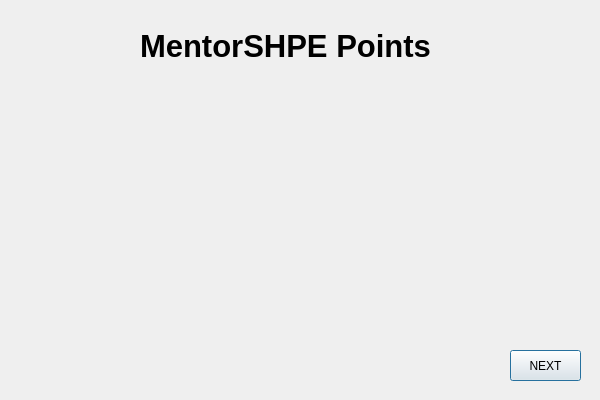
<?xml version="1.0" encoding="UTF-8"?>
<ui version="4.0">
 <class>mentorshpe</class>
 <widget class="QDialog" name="mentorshpe">
  <property name="geometry">
   <rect>
    <x>0</x>
    <y>0</y>
    <width>600</width>
    <height>400</height>
   </rect>
  </property>
  <property name="minimumSize">
   <size>
    <width>600</width>
    <height>400</height>
   </size>
  </property>
  <property name="maximumSize">
   <size>
    <width>600</width>
    <height>400</height>
   </size>
  </property>
  <property name="windowTitle">
   <string>Dialog</string>
  </property>
  <widget class="QLabel" name="mentorshpe_label">
   <property name="geometry">
    <rect>
     <x>140</x>
     <y>0</y>
     <width>361</width>
     <height>91</height>
    </rect>
   </property>
   <property name="font">
    <font>
     <pointsize>23</pointsize>
     <weight>75</weight>
     <bold>true</bold>
    </font>
   </property>
   <property name="text">
    <string>MentorSHPE Points</string>
   </property>
  </widget>
  <widget class="QLabel" name="backLabel">
   <property name="geometry">
    <rect>
     <x>-240</x>
     <y>-440</y>
     <width>1651</width>
     <height>1111</height>
    </rect>
   </property>
   <property name="text">
    <string/>
   </property>
  </widget>
  <widget class="QPushButton" name="next_button">
   <property name="geometry">
    <rect>
     <x>510</x>
     <y>350</y>
     <width>71</width>
     <height>31</height>
    </rect>
   </property>
   <property name="text">
    <string>NEXT</string>
   </property>
  </widget>
  <zorder>backLabel</zorder>
  <zorder>mentorshpe_label</zorder>
  <zorder>next_button</zorder>
 </widget>
 <resources/>
 <connections/>
</ui>
